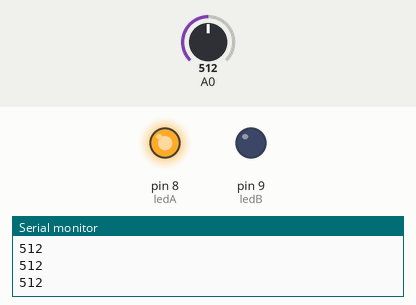
Bench run of a sketch on a simulated Arduino Uno, built with avr-gcc and run on an emulated ATmega328P. On the bench: output pins drawn as LEDs (lit = HIGH), the last lines printed to the serial monitor. Inputs (shaded band) come from the test bench; at power-on: A0 = 512.

Above: at 1.2 s.
1.3 s: A0 set to 316
2.8 s: A0 set to 289
At 3.4 s:
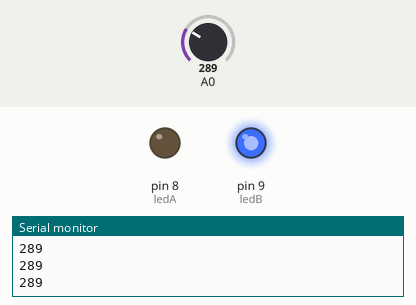
4.3 s: A0 set to 306
At 4.7 s:
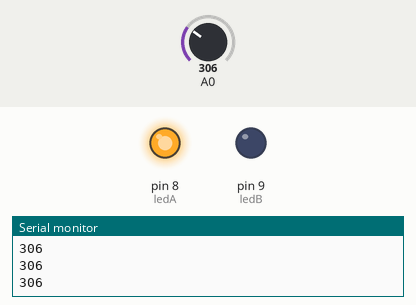
5.8 s: A0 set to 290
At 7.2 s:
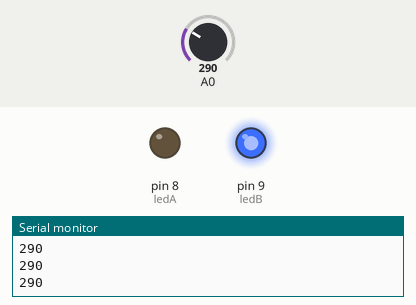
Timing chart, 0 to 8.3 s (numbered marks = the images above; inputs shaded):
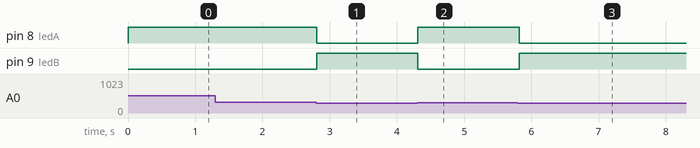

The sketch:

LDR.ino
```cpp
int light;
 int ledA = 8;
 int ledB = 9;
void setup() {
  Serial.begin(9600);
  pinMode(ledA,OUTPUT);
  pinMode(ledB,OUTPUT);
}

void loop() {
  light = analogRead(A0);
  if (light < 300){
    Serial.println(light);
    digitalWrite(ledB,HIGH);
    digitalWrite(ledA,LOW);
    delay(100);
  }else{
    Serial.println(light);
    digitalWrite(ledA,HIGH);
    digitalWrite(ledB,LOW);
    delay(100);
  }
}
```

Measured:
- the behaviour switches between 300 and 299 on A0 (found by bisection; images 0 and 1)
- after the input at 2.8 s, pin 8 (ledA): HIGH → LOW at once; pin 9 (ledB): LOW → HIGH at once
- after the input at 4.3 s, pin 8 (ledA): LOW → HIGH at once; pin 9 (ledB): HIGH → LOW at once
- after the input at 5.8 s, pin 8 (ledA): HIGH → LOW at once; pin 9 (ledB): LOW → HIGH at once
